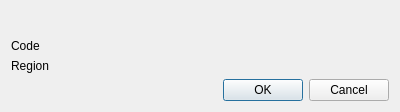
<?xml version="1.0" encoding="UTF-8"?>
<ui version="4.0">
 <class>CMapShapeData</class>
 <widget class="QDialog" name="CMapShapeData">
  <property name="geometry">
   <rect>
    <x>0</x>
    <y>0</y>
    <width>400</width>
    <height>108</height>
   </rect>
  </property>
  <property name="windowTitle">
   <string>Map shape data</string>
  </property>
  <layout class="QGridLayout" name="gridLayout">
   <item row="1" column="1">
    <widget class="QLabel" name="m_code">
     <property name="text">
      <string/>
     </property>
    </widget>
   </item>
   <item row="2" column="1">
    <widget class="QLabel" name="m_region">
     <property name="text">
      <string/>
     </property>
    </widget>
   </item>
   <item row="2" column="0">
    <widget class="QLabel" name="label">
     <property name="text">
      <string>Region</string>
     </property>
    </widget>
   </item>
   <item row="1" column="0">
    <widget class="QLabel" name="label_2">
     <property name="text">
      <string>Code</string>
     </property>
    </widget>
   </item>
   <item row="0" column="0" colspan="2">
    <widget class="QLabel" name="m_name">
     <property name="font">
      <font>
       <pointsize>14</pointsize>
       <weight>75</weight>
       <bold>true</bold>
      </font>
     </property>
     <property name="text">
      <string/>
     </property>
     <property name="alignment">
      <set>Qt::AlignCenter</set>
     </property>
    </widget>
   </item>
   <item row="3" column="0" colspan="2">
    <widget class="QDialogButtonBox" name="buttonBox">
     <property name="orientation">
      <enum>Qt::Horizontal</enum>
     </property>
     <property name="standardButtons">
      <set>QDialogButtonBox::Cancel|QDialogButtonBox::Ok</set>
     </property>
    </widget>
   </item>
  </layout>
 </widget>
 <resources/>
 <connections>
  <connection>
   <sender>buttonBox</sender>
   <signal>accepted()</signal>
   <receiver>CMapShapeData</receiver>
   <slot>accept()</slot>
   <hints>
    <hint type="sourcelabel">
     <x>248</x>
     <y>254</y>
    </hint>
    <hint type="destinationlabel">
     <x>157</x>
     <y>274</y>
    </hint>
   </hints>
  </connection>
  <connection>
   <sender>buttonBox</sender>
   <signal>rejected()</signal>
   <receiver>CMapShapeData</receiver>
   <slot>reject()</slot>
   <hints>
    <hint type="sourcelabel">
     <x>316</x>
     <y>260</y>
    </hint>
    <hint type="destinationlabel">
     <x>286</x>
     <y>274</y>
    </hint>
   </hints>
  </connection>
 </connections>
</ui>
